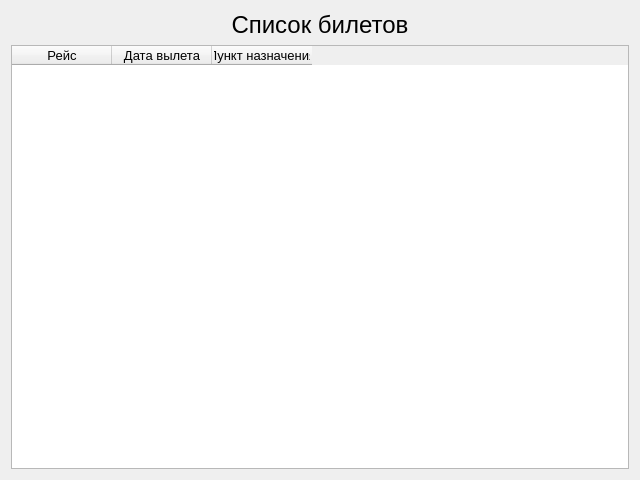
<?xml version="1.0" encoding="UTF-8"?>
<ui version="4.0">
 <class>TicketsListDialog</class>
 <widget class="QDialog" name="TicketsListDialog">
  <property name="geometry">
   <rect>
    <x>0</x>
    <y>0</y>
    <width>640</width>
    <height>480</height>
   </rect>
  </property>
  <property name="windowTitle">
   <string>Dialog</string>
  </property>
  <layout class="QVBoxLayout" name="verticalLayout">
   <item>
    <widget class="QLabel" name="titleLabel">
     <property name="font">
      <font>
       <pointsize>18</pointsize>
      </font>
     </property>
     <property name="text">
      <string>Список билетов</string>
     </property>
     <property name="alignment">
      <set>Qt::AlignCenter</set>
     </property>
    </widget>
   </item>
   <item>
    <widget class="QTableWidget" name="ticketsTableWidget">
     <column>
      <property name="text">
       <string>Рейс</string>
      </property>
      <property name="font">
       <font>
        <pointsize>10</pointsize>
       </font>
      </property>
     </column>
     <column>
      <property name="text">
       <string>Дата вылета</string>
      </property>
      <property name="font">
       <font>
        <pointsize>10</pointsize>
       </font>
      </property>
     </column>
     <column>
      <property name="text">
       <string>Пункт назначения</string>
      </property>
      <property name="font">
       <font>
        <pointsize>10</pointsize>
       </font>
      </property>
     </column>
    </widget>
   </item>
  </layout>
 </widget>
 <resources/>
 <connections/>
</ui>
